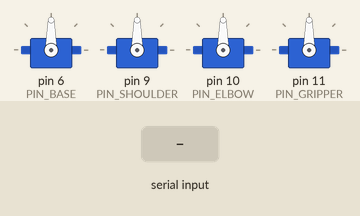
The sketch below on a simulated Arduino Uno, built with avr-gcc and run on an emulated ATmega328P. Parts: 4 × servo. The inputs (shaded band) are chosen by the test bench.

Above: at 1.2 s.
1.3 s: "B90S45E200G10\n" received over Serial
At 2.3 s:
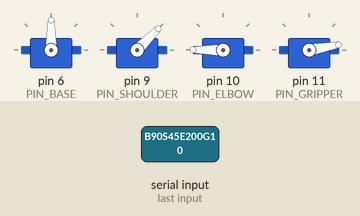
Timing chart, 0 to 4.3 s (numbered marks = the images above; inputs shaded):
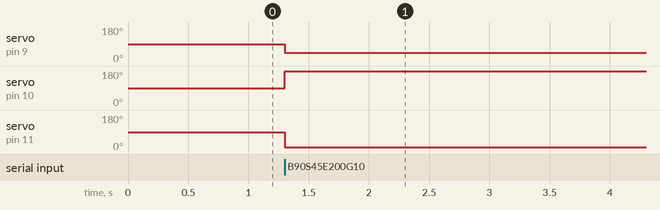

The sketch:

ARMIS_Controller.ino
```cpp
/*
 * Author: Pranay Shet
 * ARMIS_Controller.ino
 * Autonomous Robotic Manipulation and Intelligent Servo Control
 *
 * Receives human-readable packets over serial:
 *   B<int>S<int>E<int>G<int>\n
 * e.g. "B90S90E90G90\n"
 *
 * Responsibilities (and ONLY these — Unity owns all planning/IK):
 *   1. Parse packets defensively (malformed input is dropped, never crashes).
 *   2. Independently clamp every joint to its own physical limits.
 *      The Arduino does NOT trust Unity's numbers.
 *   3. Drive four servos.
 *   4. Watchdog: if no valid packet arrives within WATCHDOG_TIMEOUT_MS,
 *      enter a communication-fault state and STOP applying new commands.
 *
 * SAFETY BEHAVIOR ON WATCHDOG TIMEOUT (documented, configurable below):
 *   Default = HOLD_LAST_POSITION. The Servo library keeps sending the last
 *   PWM pulse it was told to hold, so the arm simply stops where it is.
 *   We do NOT snap to 90 degrees or any other "default" pose — an
 *   unrequested motion during a comms fault is its own hazard.
 *
 * NO CHECKSUM: intentionally omitted. At 115200 baud on a short USB link,
 * uncaught byte corruption is rare and sscanf's %d already rejects
 * non-numeric garbage; a checksum would add a second parser to keep in
 * sync with Unity for a failure mode the format-check above already
 * mostly guards against. Revisit if this ships over a noisy RF link
 * instead of USB.
 *
 * NO DYNAMIC MEMORY: fixed-size char buffer only, no String class, no
 * heap allocation in the hot path — avoids AVR heap fragmentation on
 * long-running missions.
 */

#include <Servo.h>

// ---------------- Pin assignment ----------------
const uint8_t PIN_BASE     = 6;
const uint8_t PIN_SHOULDER = 9;
const uint8_t PIN_ELBOW    = 10;
const uint8_t PIN_GRIPPER  = 11;

// ---------------- Per-joint physical limits (degrees) ----------------
// MUST be mirrored by hand in RobotConfiguration.cs (servoMin/servoMax and
// the logical joint limits). Unity and Arduino do not share a config file.
const int JOINT_MIN[4] = {   0,   0,   0,   0 }; // Base, Shoulder, Elbow, Gripper
const int JOINT_MAX[4] = { 180, 180, 180, 180 };

// ---------------- Communication ----------------
const long BAUD_RATE = 115200;
const unsigned long WATCHDOG_TIMEOUT_MS = 500;
const size_t PACKET_BUF_SIZE = 32;

Servo servoBase, servoShoulder, servoElbow, servoGripper;

char packetBuf[PACKET_BUF_SIZE];
uint8_t packetLen = 0;

unsigned long lastValidPacketMillis = 0;
bool inCommFault = false;

int currentAngle[4] = { 90, 90, 90, 90 }; // last angle actually written to each servo

void setup()
{
  Serial.begin(BAUD_RATE);
  Serial.setTimeout(50);

  servoBase.attach(PIN_BASE);
  servoShoulder.attach(PIN_SHOULDER);
  servoElbow.attach(PIN_ELBOW);
  servoGripper.attach(PIN_GRIPPER);

  writeAllServos(currentAngle);
  lastValidPacketMillis = millis();
}

void loop()
{
  readSerialIntoBuffer();
  checkWatchdog();
}

// Reads bytes as they arrive; on newline, attempts to parse a full packet.
// Never blocks — Serial.available()-gated, so loop() stays responsive for
// the watchdog check even mid-packet.
void readSerialIntoBuffer()
{
  while (Serial.available() > 0)
  {
    char c = (char)Serial.read();

    if (c == '\n' || c == '\r')
    {
      if (packetLen > 0)
      {
        packetBuf[packetLen] = '\0';
        handlePacket(packetBuf);
        packetLen = 0;
      }
      continue;
    }

    if (packetLen < PACKET_BUF_SIZE - 1)
    {
      packetBuf[packetLen++] = c;
    }
    else
    {
      // Overlong line: malformed by construction. Drop it and resync on
      // the next newline rather than parsing a truncated, corrupted packet.
      packetLen = 0;
    }
  }
}

void handlePacket(const char *buf)
{
  int b, s, e, g;
  int matched = sscanf(buf, "B%dS%dE%dG%d", &b, &s, &e, &g);

  if (matched != 4)
  {
    // Malformed packet: fail safe by ignoring it entirely. Does NOT reset
    // the watchdog timer — a stream of garbage must not masquerade as a
    // healthy link.
    return;
  }

  int requested[4] = { b, s, e, g };
  int clamped[4];
  for (uint8_t i = 0; i < 4; i++)
  {
    clamped[i] = clampInt(requested[i], JOINT_MIN[i], JOINT_MAX[i]);
  }

  lastValidPacketMillis = millis();

  if (inCommFault)
  {
    // Recovering from a comms fault: resume on the next valid packet
    // rather than staying latched, since a reconnected serial link is
    // itself evidence the fault condition has cleared.
    inCommFault = false;
  }

  writeAllServos(clamped);
}

void checkWatchdog()
{
  unsigned long elapsed = millis() - lastValidPacketMillis;
  if (elapsed > WATCHDOG_TIMEOUT_MS && !inCommFault)
  {
    inCommFault = true;
    // HOLD_LAST_POSITION: intentionally do nothing to the servos here.
    // currentAngle[] already holds the last commanded pose and the Servo
    // library keeps outputting that PWM signal on its own.
  }
}

void writeAllServos(const int angles[4])
{
  servoBase.write(angles[0]);
  servoShoulder.write(angles[1]);
  servoElbow.write(angles[2]);
  servoGripper.write(angles[3]);
  for (uint8_t i = 0; i < 4; i++) currentAngle[i] = angles[i];
}

int clampInt(int v, int lo, int hi)
{
  if (v < lo) return lo;
  if (v > hi) return hi;
  return v;
}
```

Measured:
- after the input at 1.3 s, servo on pin 9 (PIN_SHOULDER): 90° → 45° at once; servo on pin 10 (PIN_ELBOW): 90° → 180° at once; servo on pin 11 (PIN_GRIPPER): 90° → 10° at once
